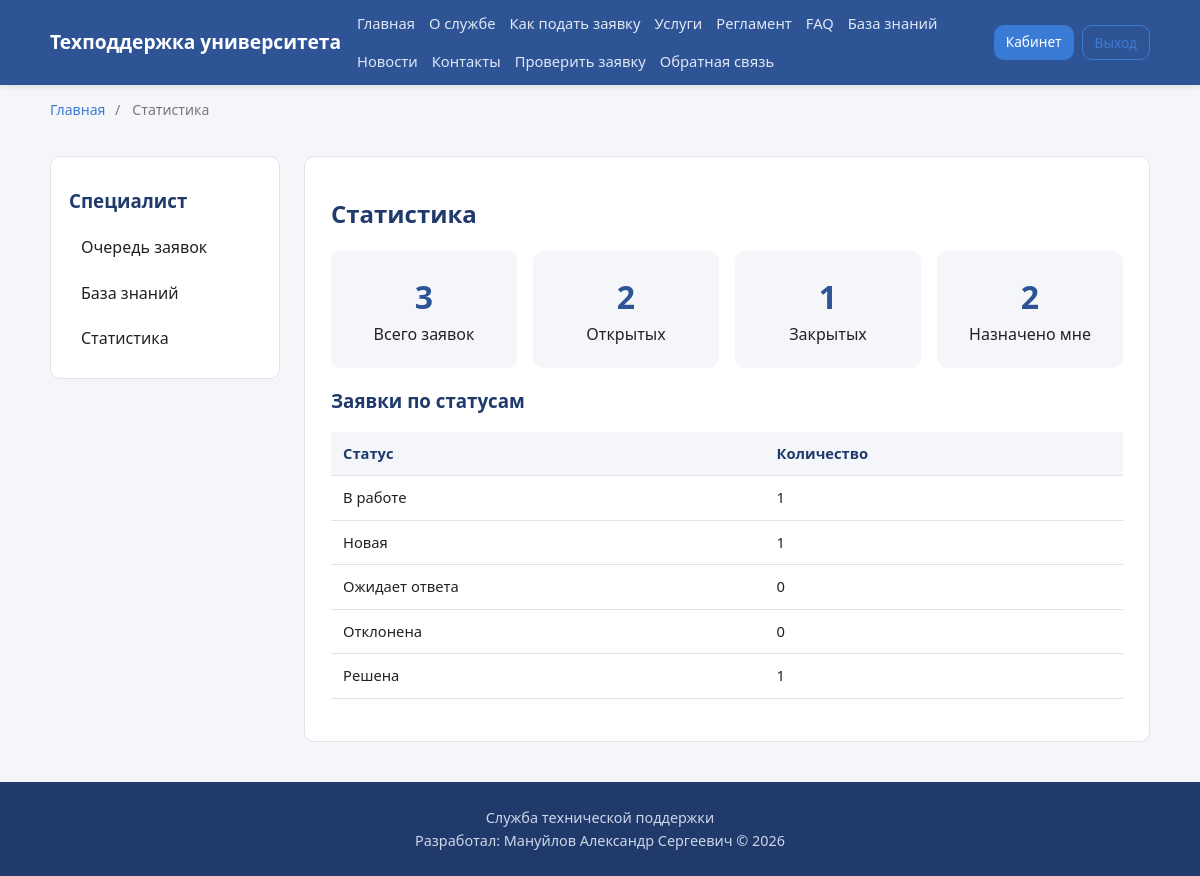
Page /specialist/stats (signed in) on the committed database.
### app/models.py (models this page shows, shortened)
class Status(db.Model):
    __tablename__ = "statuses"
    id = db.Column(db.Integer, primary_key=True)
    name = db.Column(db.String(50), nullable=False)
    is_closed = db.Column(db.Boolean, default=False)
    description = db.Column(db.String(255))
    tickets = db.relationship("Ticket", back_populates="status")

### app/specialist.py (the view)
@specialist_bp.route("/stats")
@login_required
@specialist_required
def stats():
    total = Ticket.query.count()
    assigned = Ticket.query.filter_by(assignee_id=current_user.id).count()
    closed = Ticket.query.join(Status).filter(Status.is_closed.is_(True)).count()
    open_count = total - closed
    by_status = (
        db.session.query(Status.name, db.func.count(Ticket.id))
        .outerjoin(Ticket).group_by(Status.name).all()
    )
    return render_template("specialist/stats.html",
                           total=total, assigned=assigned, closed=closed,
                           open_count=open_count, by_status=by_status)

### app/models.py (called while the page is built)
@login_manager.user_loader
def load_user(user_id):
    return db.session.get(User, int(user_id))

### app/templates/specialist/stats.html (shortened to what this page needs)
{% extends "base.html" %}
{% block crumbs %}<span>/</span><span>Статистика</span>{% endblock %}
{% block content %}
<div class="layout">
    {% include "specialist/_sidebar.html" %}
    <section class="content">
        <h1>Статистика</h1>
        <div class="stats-grid">
            <div class="stat"><span class="stat-num">{{ total }}</span><span>Всего заявок</span></div>
            <div class="stat"><span class="stat-num">{{ open_count }}</span><span>Открытых</span></div>
            <div class="stat"><span class="stat-num">{{ closed }}</span><span>Закрытых</span></div>
            <div class="stat"><span class="stat-num">{{ assigned }}</span><span>Назначено мне</span></div>
        </div>
        <h3>Заявки по статусам</h3>
        <table class="data-table">
            <thead><tr><th>Статус</th><th>Количество</th></tr></thead>
            <tbody>{% for name, cnt in by_status %}<tr><td>{{ name }}</td><td>{{ cnt }}</td></tr>{% endfor %}</tbody>
        </table>
    </section>
</div>
{% endblock %}

### app/static/css/style.css (style rules this page uses)
:root { --primary:#2f5496; --primary-dark:#1f3a6b; --accent:#3a7bd5; --bg:#f4f6fa; --surface:#ffffff; --text:#222; --muted:#777; --border:#e0e4ea; --success:#1f8a4c; --error:#c0392b; --radius:10px; }
* { box-sizing:border-box;margin:0;padding:0 }
body { font-family:'Segoe UI',Tahoma,sans-serif;background:var(--bg);color:var(--text);line-height:1.6 }
h1 { margin:.5em 0;color:var(--primary-dark) }
h2,h3 { margin:.6em 0;color:var(--primary-dark) }
.breadcrumbs span { margin:0 6px }
.layout { display:grid;grid-template-columns:230px 1fr;gap:24px;margin:20px 0 }
.content { background:var(--surface);border:1px solid var(--border);border-radius:var(--radius);padding:26px;min-width:0 }
.data-table { width:100%;border-collapse:collapse;margin:16px 0;font-size:.92rem }
.data-table th,.data-table td { padding:10px 12px;border-bottom:1px solid var(--border);text-align:left }
.data-table th { background:var(--bg);color:var(--primary-dark) }
.stats-grid { display:grid;grid-template-columns:repeat(auto-fit,minmax(150px,1fr));gap:16px;margin:18px 0 }
.stat { background:var(--bg);border-radius:var(--radius);padding:20px;text-align:center }
.stat-num { display:block;font-size:2rem;font-weight:700;color:var(--primary) }

### rows in the picture
Status: name "В работе", cnt "1"
Status: name "Новая", id "1"
Status: name "Ожидает ответа", is_closed "0"
Status: name "Отклонена", cnt "0"
Status: name "Решена", is_closed "1"

### other values in the picture
{{ total }} "3"
{{ open_count }} "2"
{{ closed }} "1"
{{ assigned }} "2"
